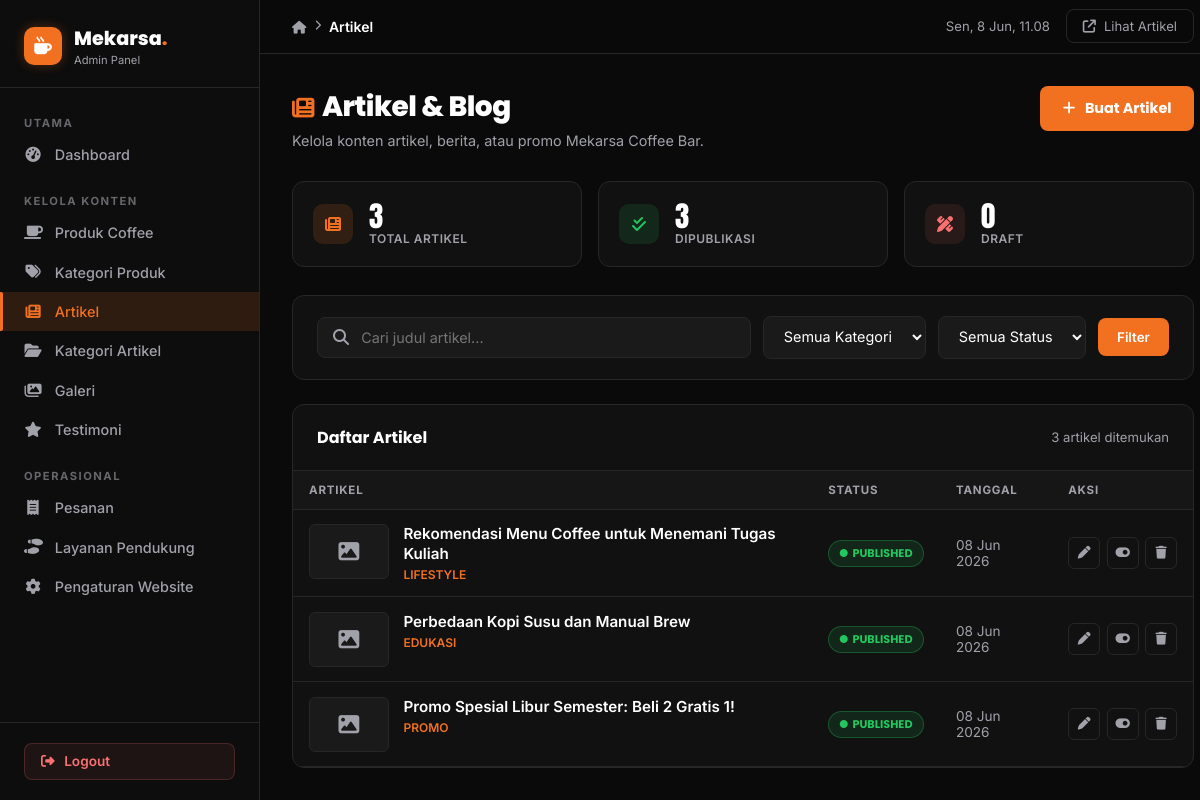
The app's page /portal-mekarsa/articles.php (signed in) with its own data.
### tables this page shows
CREATE TABLE `articles` (
  `id` int(11) NOT NULL,
  `category_id` int(11) NOT NULL,
  `title` varchar(150) NOT NULL,
  `slug` varchar(180) NOT NULL,
  `content` text NOT NULL,
  `image` varchar(255) DEFAULT NULL,
  `status` enum('draft','published') DEFAULT 'draft',
  `created_at` timestamp NOT NULL DEFAULT current_timestamp(),
  `updated_at` timestamp NOT NULL DEFAULT current_timestamp() ON UPDATE current_timestamp()
);

CREATE TABLE `article_categories` (
  `id` int(11) NOT NULL,
  `name` varchar(100) NOT NULL,
  `description` text DEFAULT NULL,
  `created_at` timestamp NOT NULL DEFAULT current_timestamp()
);

### portal-mekarsa/articles.php (the view, shortened to what this page needs)
<?php
$flashMsg   = '';
try {
    $pdo = getDBConnection();
    $search      = trim($_GET['search'] ?? '');
    $page        = max(1, (int)($_GET['page'] ?? 1));
    $perPage     = 10;
    $offset      = ($page - 1) * $perPage;
    $where  = [];
    $params = [];
    $whereSQL = !empty($where) ? 'WHERE ' . implode(' AND ', $where) : '';
    $countStmt = $pdo->prepare("SELECT COUNT(*) FROM articles a $whereSQL");
    $countStmt->execute($params);
    $totalRows  = (int)$countStmt->fetchColumn();
    $listStmt = $pdo->prepare("
        SELECT a.*, ac.name AS category_name
        FROM articles a
        LEFT JOIN article_categories ac ON a.category_id = ac.id
        $whereSQL
        ORDER BY a.created_at DESC
        LIMIT $perPage OFFSET $offset
    ");
    $listStmt->execute($params);
    $articles = $listStmt->fetchAll();
    $statsStmt = $pdo->query("
        SELECT
            COUNT(*) AS total,
            SUM(status='published') AS published_count,
            SUM(status='draft') AS draft_count
        FROM articles
    ");
    $articleStats = $statsStmt->fetch();
} catch (PDOException $e) {
    $articles     = [];
    $categories   = [];
    $totalPages   = 1;
    $totalRows    = 0;
    $articleStats = ['total'=>0,'published_count'=>0,'draft_count'=>0];
    if (empty($flashMsg)) {
        $flashMsg  = 'Database error: ' . $e->getMessage();
        $flashType = 'error';
    }
}
?>
<!DOCTYPE html>
<html lang="id">
<head>
    <link href="https://cdnjs.cloudflare.com/ajax/libs/font-awesome/6.5.0/css/all.min.css" rel="stylesheet">
</head>
<body>
<aside class="sidebar" id="sidebar">
    <a href="dashboard.php" class="sidebar-brand">
        <div class="sidebar-brand-icon"><i class="fas fa-mug-hot"></i></div>
        <div>
            <div class="sidebar-brand-text">Mekarsa<span>.</span></div>
            <div class="sidebar-brand-sub">Admin Panel</div>
        </div>
    </a>
    <nav class="sidebar-nav">
        <div class="nav-section-label">Utama</div>
        <a href="dashboard.php" class="nav-item"><i class="fas fa-gauge-high"></i> Dashboard</a>
        <div class="nav-section-label" style="margin-top:0.75rem;">Kelola Konten</div>
        <a href="products.php" class="nav-item"><i class="fas fa-mug-saucer"></i> Produk Coffee</a>
        <a href="product-categories.php" class="nav-item"><i class="fas fa-tags"></i> Kategori Produk</a>
        <a href="articles.php" class="nav-item active"><i class="fas fa-newspaper"></i> Artikel</a>
        <a href="article-categories.php" class="nav-item"><i class="fas fa-folder-open"></i> Kategori Artikel</a>
        <a href="gallery.php" class="nav-item"><i class="fas fa-images"></i> Galeri</a>
        <a href="testimonials.php" class="nav-item"><i class="fas fa-star"></i> Testimoni</a>
        <div class="nav-section-label" style="margin-top:0.75rem;">Operasional</div>
        <a href="orders.php" class="nav-item"><i class="fas fa-receipt"></i> Pesanan</a>
        <a href="support-services.php" class="nav-item"><i class="fas fa-shoe-prints"></i> Layanan Pendukung</a>
        <a href="settings.php" class="nav-item"><i class="fas fa-gear"></i> Pengaturan Website</a>
    </nav>
    <div class="sidebar-footer">
        <a href="logout.php" class="btn-logout" onclick="return confirm('Yakin ingin logout?')"><i class="fas fa-right-from-bracket"></i> Logout</a>
    </div>
</aside>
<div class="main">
    <header class="topbar">
        <div class="topbar-left">
            <nav class="breadcrumb">
                <a href="dashboard.php"><i class="fas fa-house" style="font-size:0.8rem;"></i></a>
                <i class="fas fa-chevron-right" style="font-size:0.65rem;"></i>
                <span>Artikel</span>
            </nav>
        </div>
        <div class="topbar-right">
            <span class="topbar-time" id="currentTime"></span>
            <a href="../articles.php" class="topbar-view-site" target="_blank">
                <i class="fas fa-arrow-up-right-from-square"></i> Lihat Artikel
            </a>
        </div>
    </header>
    <main class="page-content">
        <div class="page-header">
            <div class="page-header-title">
                <h1><i class="fas fa-newspaper" style="color:var(--orange);margin-right:0.5rem;font-size:1.4rem;"></i>Artikel & Blog</h1>
                <p>Kelola konten artikel, berita, atau promo Mekarsa Coffee Bar.</p>
            </div>
            <button class="btn-add" onclick="openAddModal()">
                <i class="fas fa-plus"></i> Buat Artikel
            </button>
        </div>
        <div class="stats-row">
            <div class="stat-mini stat-mini--orange">
                <div class="stat-mini-icon"><i class="fas fa-newspaper"></i></div>
                <div>
                    <div class="stat-mini-value"><?= $articleStats['total'] ?? 0 ?></div>
                    <div class="stat-mini-label">Total Artikel</div>
                </div>
            </div>
            <div class="stat-mini stat-mini--green">
                <div class="stat-mini-icon"><i class="fas fa-check-double"></i></div>
                <div>
                    <div class="stat-mini-value"><?= $articleStats['published_count'] ?? 0 ?></div>
                    <div class="stat-mini-label">Dipublikasi</div>
                </div>
            </div>
            <div class="stat-mini stat-mini--red">
                <div class="stat-mini-icon"><i class="fas fa-pen-ruler"></i></div>
                <div>
                    <div class="stat-mini-value"><?= $articleStats['draft_count'] ?? 0 ?></div>
                    <div class="stat-mini-label">Draft</div>
                </div>
            </div>
        </div>
        <div class="filter-bar">
            <form method="GET" action="articles.php">
                <div class="search-group">
                    <input type="text" name="search" class="search-input" placeholder="Cari judul artikel..." value="<?= htmlspecialchars($search) ?>">
                </div>
                <select name="category" class="filter-select">
                    <option value="">Semua Kategori</option>
                </select>
                <select name="status" class="filter-select">
                    <option value="">Semua Status</option>
                </select>
                <button type="submit" class="btn-filter">Filter</button>
            </form>
        </div>
        <div class="table-card">
            <div class="table-card-header">
                <h3>Daftar Artikel</h3>
                <span class="table-total"><?= $totalRows ?> artikel ditemukan</span>
            </div>
            <div class="table-wrapper">
                <?php if (!empty($articles)): ?>
                    <table class="data-table">
                        <thead>
                            <tr>
                                <th>Artikel</th>
                                <th>Status</th>
                                <th>Tanggal</th>
                                <th>Aksi</th>
                            </tr>
                        </thead>
                        <tbody>
                            <?php foreach ($articles as $art): ?>
                                <tr>
                                    <td>
                                        <div class="article-cell">
                                            <?php if (!empty($art['image']) && file_exists(UPLOAD_DIR . $art['image'])): ?>
                                                <img src="<?= UPLOAD_URL . htmlspecialchars($art['image']) ?>" class="article-thumb" alt="Thumbnail">
                                            <?php else: ?>
                                                <div class="article-thumb-placeholder"><i class="fas fa-image"></i></div>
                                            <?php endif; ?>
                                            <div>
                                                <div class="article-title"><?= htmlspecialchars($art['title']) ?></div>
                                                <div class="article-cat"><?= htmlspecialchars($art['category_name'] ?? '—') ?></div>
                                            </div>
                                        </div>
                                    </td>
                                    <td>
                                        <?php if ($art['status'] === 'published'): ?>
                                            <span class="badge badge--active"><i class="fas fa-circle" style="font-size:0.5rem;"></i> Published</span>
                                        <?php else: ?>
                                            <span class="badge badge--inactive"><i class="fas fa-circle" style="font-size:0.5rem;"></i> Draft</span>
                                        <?php endif; ?>
                                    </td>
                                    <td style="color:var(--text-muted);font-size:0.85rem;">
                                        <?= date('d M Y', strtotime($art['created_at'])) ?>
                                    </td>
                                    <td>
                                        <div class="action-group">
                                            <button class="action-btn" onclick="openEditModal(<?= htmlspecialchars(json_encode($art)) ?>)" title="Edit">
                                                <i class="fas fa-pen"></i>
                                            </button>
                                            <form method="POST" style="display:inline;">
                                                <button type="submit" class="action-btn action-btn--success" title="<?= $art['status'] === 'published' ? 'Ubah ke Draft' : 'Publish' ?>">
                                                    <i class="fas <?= $art['status'] === 'published' ? 'fa-toggle-on' : 'fa-toggle-off' ?>"></i>
                                                </button>
                                            </form>
                                            <button class="action-btn action-btn--danger" onclick="confirmDelete(<?= $art['id'] ?>, '<?= addslashes(htmlspecialchars($art['title'])) ?>')" title="Hapus">
                                                <i class="fas fa-trash"></i>
                                            </button>
                                        </div>
                                    </td>
                                </tr>
                            <?php endforeach; ?>
                        </tbody>
                    </table>
                <?php endif; ?>
            </div>
        </div>
    </main>
</div>
</body>
</html>

### records on screen
articles: title "Rekomendasi Menu Coffee untuk Menemani Tugas Kuliah", category.name "LIFESTYLE", status "published" (drawn), created_at "08 Jun 2026"
articles: title "Perbedaan Kopi Susu dan Manual Brew", category.name "EDUKASI", status "published" (drawn), created_at "08 Jun 2026"
articles: title "Promo Spesial Libur Semester: Beli 2 Gratis 1!", category.name "PROMO", status "published" (drawn), created_at "08 Jun 2026"

### other values on screen
$articleStats['total'] "3"
$articleStats['published_count'] "3"
$articleStats['draft_count'] "0"
$totalRows "3"
